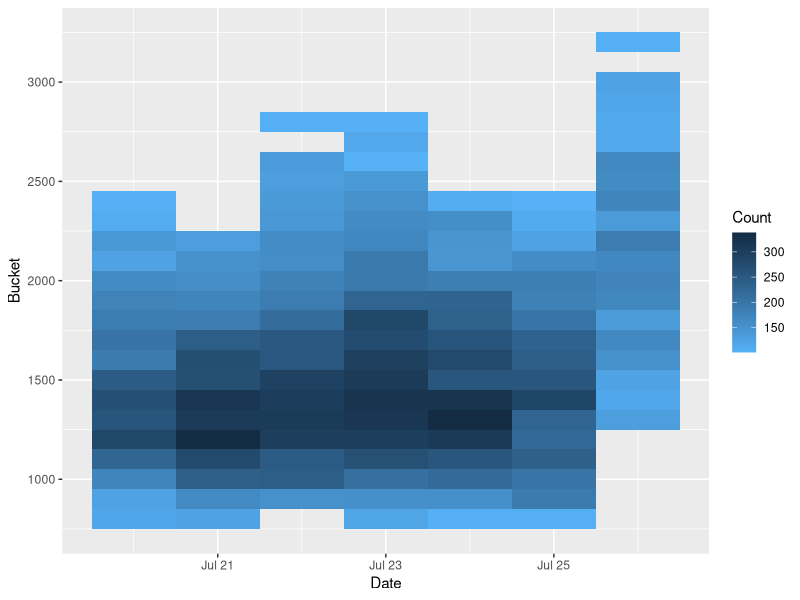

Recreate this plot in R.
require("ggplot2");

heatmap <- read.csv("../data/heatmap.tsv", sep = '\t', header = TRUE);

heatmap <- transform(heatmap, Date = as.Date(Date, format = "%Y-%m-%d"));

heat.plot <- ggplot(heatmap, aes(Date, Bucket, fill = Count)) + geom_tile() +
    # to reverse the default LOW & HIGH
    scale_fill_gradient(low = "#56B1F7", high = "#132B43")
